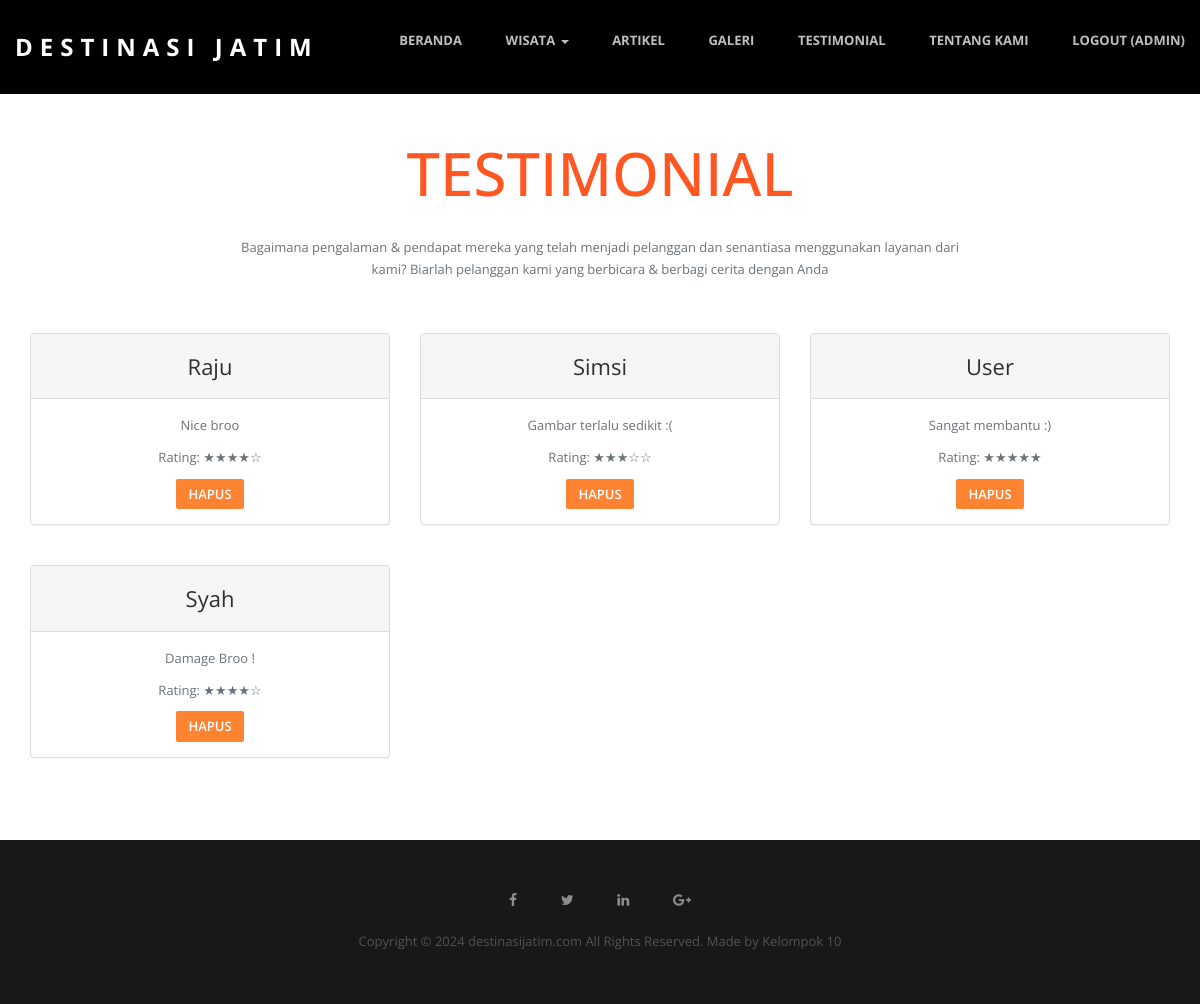
The page /testimonial.php (signed in) on the database its author committed.
### tables this page shows
CREATE TABLE `testi` (
  `id` int(11) NOT NULL,
  `nama_user` varchar(50) NOT NULL,
  `saran` varchar(300) NOT NULL,
  `rating` int(11) NOT NULL
);

### testimonial.php (the view, shortened to what this page needs)
<!doctype html>
<html class="no-js" lang="">
<head>
  <link rel="stylesheet" href="css/bootstrap.min.css">
  <link rel="stylesheet" href="css/flexslider.css">
  <link rel="stylesheet" href="css/jquery.fancybox.css">
  <link rel="stylesheet" href="css/main.css">
  <link rel="stylesheet" href="css/responsive.css">
  <link rel="stylesheet" href="css/font-icon.css">
  <link rel="stylesheet" href="css/animate.min.css">
  <link rel="stylesheet" href="https://maxcdn.bootstrapcdn.com/font-awesome/4.4.0/css/font-awesome.min.css">
</head>
<body>
  <header id="header" class="navbar-fixed-top">
    <div class="header-content clearfix"> <a class="logo" href="index.php">Destinasi Jatim</a>
      <nav class="navigation" role="navigation">
        <ul class="primary-nav">
          <li><a href="index.php">Beranda</a></li>
          <li class="dropdown">
            <a href="#" class="dropdown-toggle" data-toggle="dropdown">Wisata <b class="caret"></b></a>
          </li>
          <li><a href="artikel.php">Artikel</a></li>
          <li><a href="galeri.php">Galeri</a></li>
          <li><a href="testimonial.php">Testimonial</a></li>
          <li><a href="tentang.php">Tentang Kami</a></li>
          <?php
          if (!isset($_SESSION['is_login'])) {
          ?>
            <li><a href="login.php">Login</a></li>
          <?php } else { ?>
            <li><a href="akunuser.php?logoutSubmit=1" class="logout">Logout (<?= $_SESSION['namauser']; ?>)</a></li>
          <?php } ?>
        </ul>
      </nav>
    </div>
  </header>
  <main>
    <section id="intro">
      <div class="container">
        <div class="col-md-8 col-md-offset-2 text-center">
          <h1 class="title-intro">TESTIMONIAL</h1>
          <br>
            <p>Bagaimana pengalaman & pendapat mereka yang telah menjadi pelanggan dan senantiasa menggunakan layanan dari kami? Biarlah pelanggan kami yang berbicara & berbagi cerita dengan Anda</p>
        </div>
      </div>
    </section>
    <?php
    function generateStarRating($rating)
    {
      $stars = '';
      for ($i = 1; $i <= 5; $i++) {
        if ($i <= $rating) {
          $stars .= '★';
        } else {
          $stars .= '☆';
        }
      }
      return $stars;
    }
    ?>
    <section id="teams" class="section teams">
      <div class="container">
        <div class="row">
          <?php
          include "koneksi.php";
          $query = "SELECT * FROM testi";
          $sql = mysqli_query($connect, $query);
          while ($data = mysqli_fetch_array($sql)) {
          ?>
            <div class="col-md-4 col-sm-6 panel-testimonial">
              <div class="panel panel-default">
                <div class="panel-heading panel-custom">
                  <h4 class="person"><?php echo $data['nama_user']; ?></h4>
                </div>
                <div class="panel-body panel-body-custom">
                  <p><?php echo $data['saran']; ?></p>
                  <p>Rating: <?php echo generateStarRating($data['rating']); ?></p>
                  <?php if (isset($_SESSION['admin'])) {
                  ?>
                    <button class="btn btn-medium">
                      <a href="proses_hapus_testi.php?id=<?php echo $data['id']; ?>">Hapus</a>
                    </button>
                  <?php } ?>
                </div>
              </div>
            </div>
          <?php } ?>
        </div>
      </div>
    </section>
  </main>
  <footer class="footer">
    <div class="footer-top section">
      <div class="container" align="center">
        <div class="row">
          <a style="padding:20px" ; href="#"><i class="fa fa-facebook"></i></a>
          <a style="padding:20px" ; href="#"><i class="fa fa-twitter"></i></a>
          <a style="padding:20px" ; href="#"><i class="fa fa-linkedin"></i></a>
          <a style="padding:20px" ; href="#"><i class="fa fa-google-plus"></i></a>
          <br>
          <br>
          <p>Copyright © 2024 destinasijatim.com All Rights Reserved. Made by Kelompok 10</p>
        </div>
      </div>
    </div>
  </footer>
</body>
</html>

### css/main.css (style rules this page uses)
p { font-size: 13px; line-height: 22.4px; color: #6c7279; }
h1 { font-size: 65px; color: #2d3033; }
h4 { font-size: 22px; color: #2d3033; font-weight: 400; }
.btn { background-color: #F60; color: #fff; font-size: 13px; font-weight: 600; border: 0; -moz-border-radius: 2px; -webkit-border-radius: 2px; border-radius: 2px; display: inline-block; text-transform: uppercase; opacity:0.8; }
a { color: #e84545; }
body { font-family: "Open Sans", Arial, sans-serif; font-weight: 400; color: #6c7279; }
ul, ol { margin: 0; padding: 0; }
ul li { list-style: none; }
.section { padding: 3em 0; }
#header { position: fixed; width: 100%; z-index: 999; background-color: black; }
#header .header-content { margin: 0 auto; max-width: 1170px; padding: 30px 0; width: 100%; -moz-transition: padding 0.3s; -o-transition: padding 0.3s; -webkit-transition: padding 0.3s; transition: padding 0.3s; }
#header .logo { float: left; font-size: 2.4rem; font-weight:700; color:rgb(255, 255, 255); text-decoration:none; text-transform:uppercase; letter-spacing:7px; }
.navigation { float: right; }
.navigation li { display: inline-block; }
.navigation a { color: rgba(255, 255, 255, 0.75); font-size: 13px; font-weight: 700; margin-left: 40px; text-transform: uppercase; }
.panel-testimonial { margin-bottom: 20px; }
.panel-body { text-align: center; }
.person { max-width: 270px; text-align: center; }
.footer { text-align: left; }
.footer-top { background-color: #181818; padding-top: 50px; }
.footer p { color: rgba(255, 255, 255, 0.25); }
.footer a { color: rgba(255, 255, 255, 0.50); }
.title-intro { color: #ff5722; font-size: 6rem; font-weight: 500; text-transform: uppercase; text-align: center; }
main { padding-top: 12rem; min-height: 77.5vh; }
.panel-custom { display: flex; justify-content: center; align-items: center; }
.panel-body-custom > button > * { color: white; }

### rows shown on the page
testi: nama_user "Raju", saran "Nice broo", rating "★★★★☆"
testi: nama_user "Simsi", saran "Gambar terlalu sedikit :(", rating "★★★☆☆"
testi: nama_user "User", saran "Sangat membantu :)", rating "★★★★★"
testi: nama_user "Syah", saran "Damage Broo !", rating "★★★★☆"

### other values the page prints
$_SESSION['namauser'] "ADMIN"
